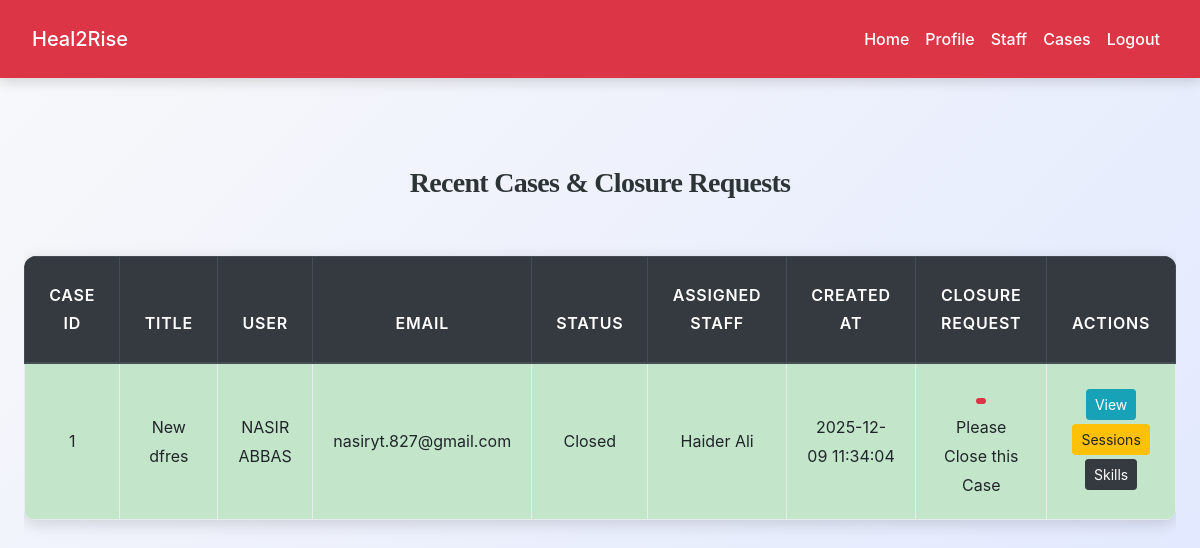
The app's page /ngo/view_cases.php (signed in), older data.
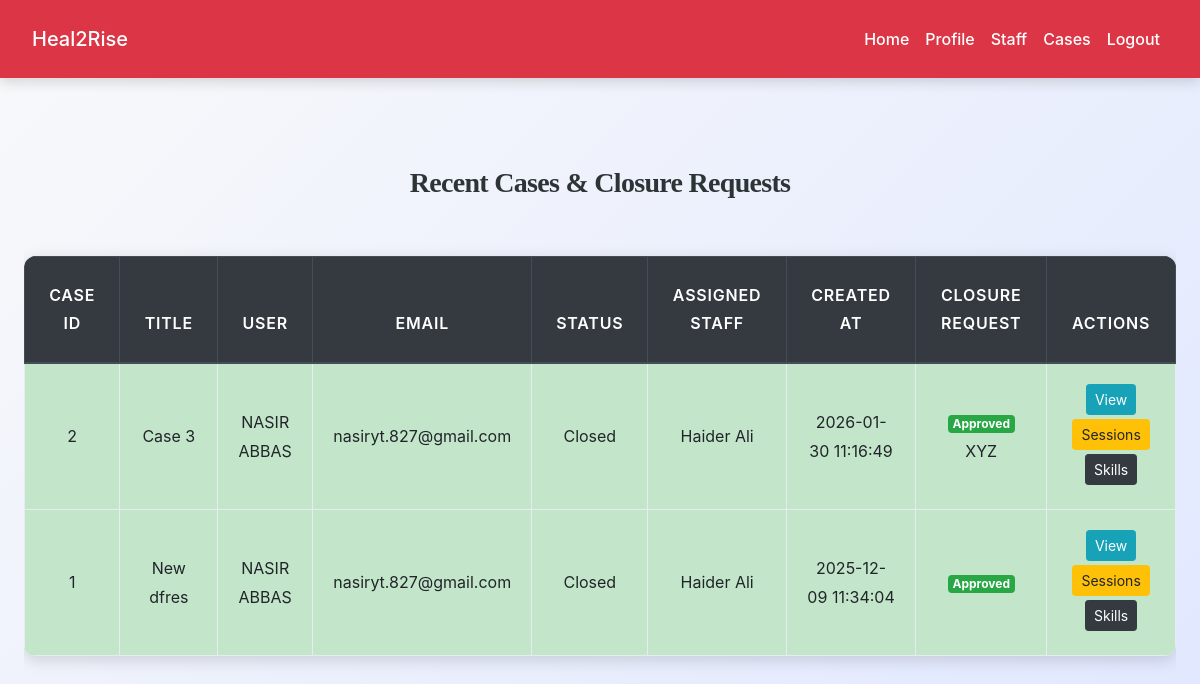
The same page, newer data.
### tables this page shows
CREATE TABLE `cases` (
  `id` int(11) NOT NULL,
  `case_title` varchar(255) NOT NULL,
  `description` text NOT NULL,
  `user_id` int(11) NOT NULL,
  `assigned_ngo_id` int(11) NOT NULL,
  `assigned_staff_id` int(11) DEFAULT NULL,
  `status` enum('pending','approved','rejected','closed') NOT NULL DEFAULT 'pending',
  `problem_category` text DEFAULT NULL,
  `severity` varchar(50) DEFAULT NULL,
  `risk_level` varchar(50) DEFAULT NULL,
  `created_at` datetime DEFAULT current_timestamp(),
  `closed_at` datetime DEFAULT NULL
);

CREATE TABLE `users` (
  `id` int(11) NOT NULL,
  `name` varchar(255) DEFAULT NULL,
  `email` varchar(255) NOT NULL,
  `password` varchar(255) NOT NULL,
  `phone` varchar(50) DEFAULT NULL,
  `emergency_contact` varchar(255) DEFAULT NULL,
  `role` enum('user','counselor','psychiatrist') NOT NULL DEFAULT 'user',
  `gender` varchar(50) DEFAULT NULL,
  `age` int(11) DEFAULT NULL,
  `status` enum('active','pending','blocked') DEFAULT 'pending',
  `created_at` datetime DEFAULT current_timestamp()
);

CREATE TABLE `ngo_staff` (
  `id` int(11) NOT NULL,
  `ngo_id` int(11) NOT NULL,
  `full_name` varchar(100) NOT NULL,
  `email` varchar(100) NOT NULL,
  `phone` varchar(20) DEFAULT NULL,
  `password_hash` varchar(255) NOT NULL,
  `designation` varchar(50) NOT NULL,
  `qualification` text DEFAULT NULL,
  `experience_years` int(11) DEFAULT 0,
  `status` enum('active','inactive') DEFAULT 'active',
  `created_at` datetime DEFAULT current_timestamp()
);

CREATE TABLE `closure_requests` (
  `id` int(11) NOT NULL,
  `case_id` int(11) NOT NULL,
  `staff_id` int(11) NOT NULL,
  `ngo_id` int(11) NOT NULL,
  `request_date` datetime DEFAULT current_timestamp(),
  `status` enum('pending','approved','rejected') DEFAULT 'pending',
  `notes` text DEFAULT NULL,
  `responded_at` datetime DEFAULT NULL
);

### ngo/view_cases.php (the view, shortened to what this page needs)
<?php
include('config.php');
$ngo_id = $_SESSION["id"];
$stmt = $conn->prepare("
    SELECT c.*,
           u.name AS user_name,
           u.email AS user_email,
           s.full_name AS assigned_staff,
           cr.id AS closure_id,
           cr.status AS closure_status,
           cr.notes AS closure_notes
    FROM cases c
    JOIN users u ON c.user_id = u.id
    LEFT JOIN ngo_staff s ON c.assigned_staff_id = s.id
    LEFT JOIN closure_requests cr
        ON c.id = cr.case_id AND cr.ngo_id = ?
    WHERE c.assigned_ngo_id = ?
    ORDER BY c.created_at DESC
");
$stmt->bind_param("ii", $ngo_id, $ngo_id);
$stmt->execute();
$result = $stmt->get_result();
?>
<!DOCTYPE html>
<html lang="en">
<head>
    <link rel="stylesheet" href="https://cdn.jsdelivr.net/npm/bootstrap@4.6.2/dist/css/bootstrap.min.css">
    <link rel="stylesheet" href="../css/style.css">
</head>
<body>
<?php include('navbar.php'); ?>
<div class="container py-5">
    <h3 class="mb-4">Recent Cases & Closure Requests</h3>
    <?php if ($result->num_rows > 0): ?>
        <div class="table-responsive">
            <table class="table table-bordered table-striped">
                <thead class="thead-dark">
                    <tr>
                        <th>Case ID</th>
                        <th>Title</th>
                        <th>User</th>
                        <th>Email</th>
                        <th>Status</th>
                        <th>Assigned Staff</th>
                        <th>Created At</th>
                        <th>Closure Request</th>
                        <th>Actions</th>
                    </tr>
                </thead>
                <tbody>
                <?php while ($case = $result->fetch_assoc()): ?>
                    <tr class="<?= $case['assigned_staff_id'] ? 'table-success' : 'table-warning' ?>">
                        <td><?= $case['id'] ?></td>
                        <td><?= htmlspecialchars($case['case_title']) ?></td>
                        <td><?= htmlspecialchars($case['user_name']) ?></td>
                        <td><?= htmlspecialchars($case['user_email']) ?></td>
                        <td><?= ucfirst($case['status']) ?></td>
                        <td><?= $case['assigned_staff'] ?? 'Not Assigned' ?></td>
                        <td><?= $case['created_at'] ?></td>
                        <td>
                            <?php if ($case['closure_id']): ?>
                                <span class="badge badge-<?=
                                    $case['closure_status'] == 'pending' ? 'warning' :
                                    ($case['closure_status'] == 'approved' ? 'success' : 'danger')
                                ?>">
                                    <?= ucfirst($case['closure_status']) ?>
                                </span>
                                <br>
                                <?= htmlspecialchars($case['closure_notes']) ?>
                            <?php else: ?>
                                -
                            <?php endif; ?>
                        </td>
                        <td>
                            <a href="view_case_details.php?id=<?= $case['id'] ?>" class="btn btn-sm btn-info mb-1">View</a>
                            <a href="counseling_sessions.php?case_id=<?= $case['id'] ?>" class="btn btn-sm btn-warning mb-1">Sessions</a>
                            <a href="skills_progress.php?case_id=<?= $case['id'] ?>" class="btn btn-sm btn-dark mb-1">Skills</a>
                        </td>
                    </tr>
                <?php endwhile; ?>
                </tbody>
            </table>
        </div>
    <?php else: ?>
        <p class="text-center">No cases assigned yet.</p>
    <?php endif; ?>
</div>
</body>
</html>

Row changes from the older to the newer data that the page shows:
added cases: id "2", case_title "Case 3", user.name "NASIR ABBAS", user.email "nasiryt.827@gmail.com", status "Closed", ngo_staff.full_name "Haider Ali", created_at "2026-01-30 11:16:49", closure_requests.status "Approved", closure_requests.notes "XYZ"
changed cases "New dfres": closure_requests.status (not shown) → "Approved"; closure_requests.notes "Please Close this Case" → (not shown)
